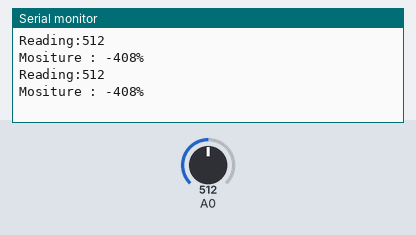
Recording of a sketch running on a simulated Arduino Uno, built with avr-gcc and run on an emulated ATmega328P. On the bench: the last lines printed to the serial monitor. The inputs (shaded band) are chosen by the test bench; at power-on: A0 = 512.

Above: at 1.8 s.
1.9 s: A0 set to 716
At 2.4 s:
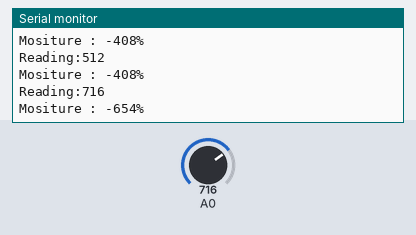
3.4 s: A0 set to 900
At 4.8 s:
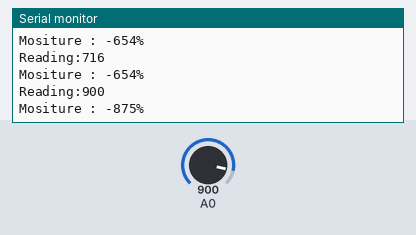
Timing chart, 0 to 6.4 s (numbered marks = the images above; inputs shaded):
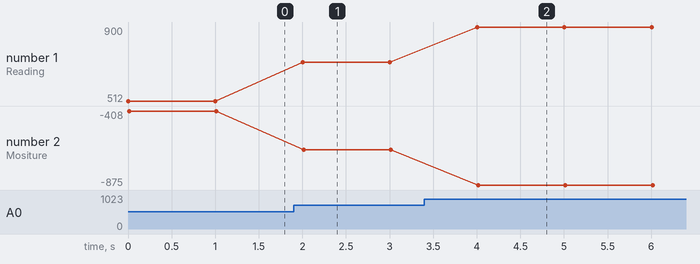

The sketch:

Moisture-Sensor.ino
```cpp
/* MOISTURE DETECTION USING FC-28 MOISTURE SENSOR
 *
 * Description: This code reads the amalog values from the moisture sensor, maps it onto
 * a scale of 0% to 100% and Displays the readings on serial monitor.
 *
 * Connection Details:
 *
 *  Arduino Pin No.               To Pin on Sensor
 *
 *    3.3V                          VCC
 *    Gnd                           Gnd
 *    A0                            A0 out
 *
 *
 * Code By: Mayank Pathak
 *          University of Maryland, College Park
 *
 *
 */


void setup() {
  // initialize serial communication at 9600 bits per second:
  Serial.begin(9600);

}

// the loop routine runs over and over again forever:
void loop() {
  // read the input on analog pin 0:
  int sensorValue = analogRead(A0);
  int scaledValue;
  scaledValue = map(sensorValue,173,90,0,100);
  // print out the value you read:
  Serial.print("Reading:");
  Serial.println(sensorValue);
  Serial.print("Mositure : ");
  Serial.print(scaledValue);
  Serial.println("%");
  delay(1000);      // delay in between reads for stability
}
```

Measured:
- after the input at 1.9 s, the serial monitor: prints a new line after 0.10 s (image 1)
- after the input at 3.4 s, the serial monitor: prints a new line after 0.60 s (image 2)
- plotted number 1: 512 → 716 after the input at 1.9 s, 716 → 900 after the input at 3.4 s
- plotted number 2: -408 → -654 after the input at 1.9 s, -654 → -875 after the input at 3.4 s
